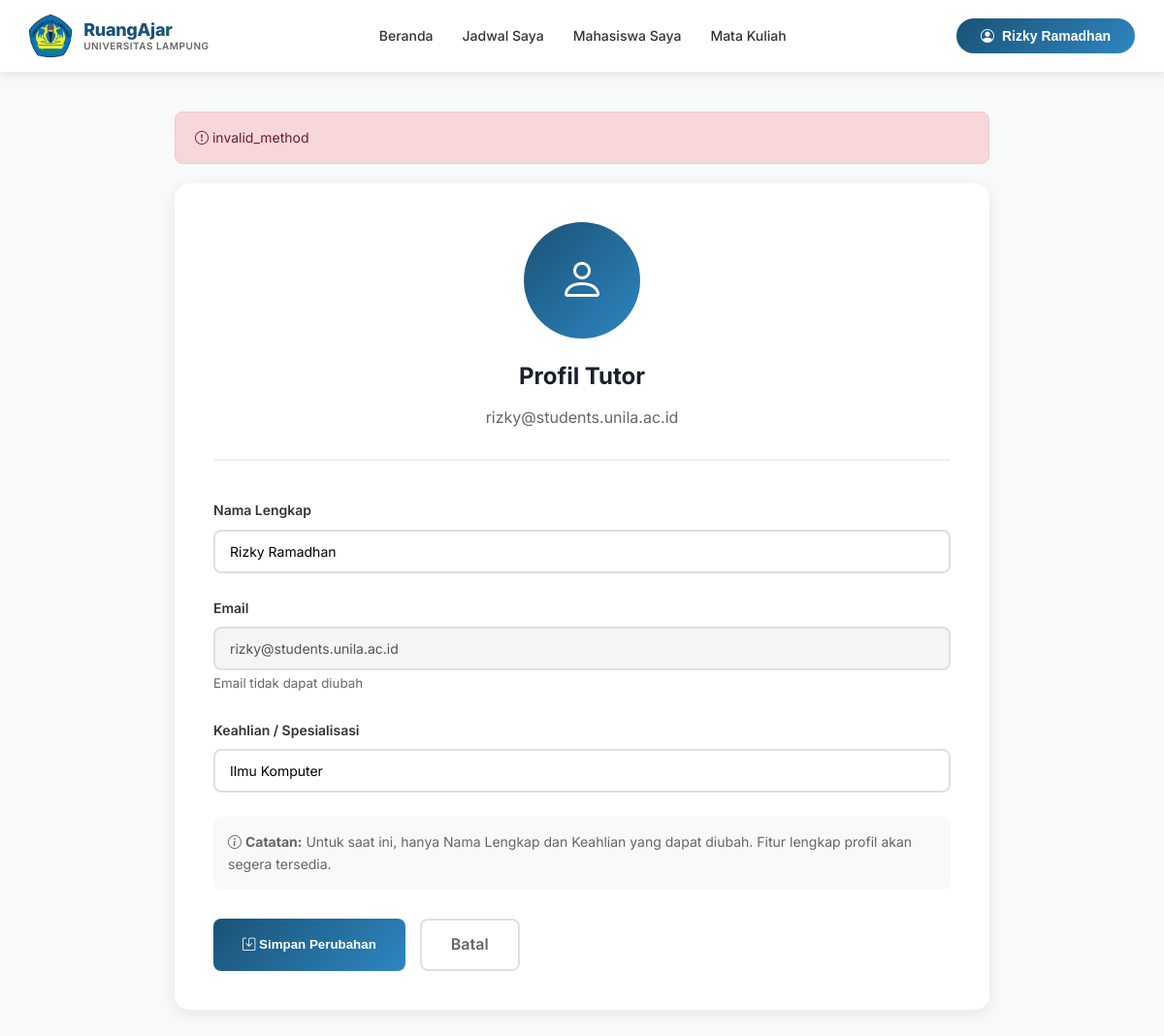
The page /frontend/pages/tutor/profil.php?error=invalid_method (signed in) on the database its author committed.
### tables this page shows
CREATE TABLE `tutor` (
  `id` int NOT NULL AUTO_INCREMENT,
  `nama_lengkap` varchar(100) NOT NULL,
  `email` varchar(100) NOT NULL,
  `npm` varchar(20) DEFAULT NULL,
  `angkatan` int DEFAULT '2022',
  `fakultas` varchar(100) DEFAULT 'FMIPA',
  `telepon` varchar(15) DEFAULT NULL,
  `keahlian` varchar(50) DEFAULT NULL,
  `pendidikan` varchar(100) DEFAULT NULL,
  `pengalaman_mengajar` int DEFAULT '0',
  `harga_per_sesi` int DEFAULT '0',
  `deskripsi` text,
  `status` enum('Aktif','Non-Aktif','Cuti') DEFAULT 'Non-Aktif',
  `rating` decimal(3,2) DEFAULT '0.00',
  `foto_profil` varchar(255) DEFAULT NULL,
  `password` varchar(255) DEFAULT NULL,
  `email_notification` tinyint(1) DEFAULT '1',
  `booking_notification` tinyint(1) DEFAULT '1',
  `reminder_notification` tinyint(1) DEFAULT '1',
  `availability_status` enum('Tersedia','Sibuk','Tidak Tersedia') DEFAULT 'Tersedia',
  `availability_note` varchar(255) DEFAULT NULL,
  `created_at` timestamp NOT NULL DEFAULT CURRENT_TIMESTAMP,
  PRIMARY KEY (`id`),
  UNIQUE KEY `email` (`email`)
);

### src/frontend/pages/tutor/profil.php (the view, shortened to what this page needs)
<?php
require_once '../../../config/database.php';
$user_email = isset($_SESSION['user_email']) ? $_SESSION['user_email'] : $_SESSION['email'];
$tutor_query = "SELECT * FROM tutor WHERE email = '$user_email' LIMIT 1";
$tutor_result = mysqli_query($conn, $tutor_query);
$tutor_data = mysqli_fetch_assoc($tutor_result);
$error = isset($_GET['error']) ? $_GET['error'] : '';
?>
<!DOCTYPE html>
<html lang="id">
<head>
    <link href="https://cdn.jsdelivr.net/npm/bootstrap-icons@1.11.3/font/bootstrap-icons.css" rel="stylesheet">
    <link rel="stylesheet" href="../../assets/css/style.css">
</head>
<body>
<?php include '../../layouts/header_tutor.php'; ?>
<div class="profile-container">
    <?php if ($error): ?>
        <div class="alert alert-danger">
            <i class="bi bi-exclamation-circle"></i> <?php echo htmlspecialchars($error); ?>
        </div>
    <?php endif; ?>
    <div class="profile-card">
        <div class="profile-header">
            <div class="profile-avatar">
                <i class="bi bi-person"></i>
            </div>
            <h2 style="margin: 0 0 10px 0; color: #1a202c;">Profil Tutor</h2>
            <p style="color: #666; margin: 0;"><?php echo htmlspecialchars($tutor_data['email']); ?></p>
        </div>
        <form action="../../../backend/tutor/update_profile.php" method="POST">
            <div class="form-group">
                <label class="form-label">Nama Lengkap</label>
                <input type="text" name="nama_lengkap" class="form-control" value="<?php echo htmlspecialchars($tutor_data['nama_lengkap'] ?? ''); ?>" required>
            </div>
            <div class="form-group">
                <label class="form-label">Email</label>
                <input type="email" class="form-control" value="<?php echo htmlspecialchars($tutor_data['email']); ?>" disabled style="background: #f5f5f5;">
                <small style="color: #666;">Email tidak dapat diubah</small>
            </div>
            <div class="form-group">
                <label class="form-label">Keahlian / Spesialisasi</label>
                <input type="text" name="keahlian" class="form-control" value="<?php echo htmlspecialchars($tutor_data['keahlian'] ?? ''); ?>" placeholder="Contoh: Matematika & Fisika">
            </div>
            <div style="padding: 15px; background: #f8f9fa; border-radius: 8px; margin: 20px 0;">
                <p style="margin: 0; color: #666; font-size: 14px;">
                    <i class="bi bi-info-circle"></i> <strong>Catatan:</strong> Untuk saat ini, hanya Nama Lengkap dan Keahlian yang dapat diubah. Fitur lengkap profil akan segera tersedia.
                </p>
            </div>
            <div style="display: flex; gap: 15px; margin-top: 30px;">
                <button type="submit" class="btn-save">
                    <i class="bi bi-save"></i> Simpan Perubahan
                </button>
                <a href="dashboard_tutor.php" style="padding: 12px 30px; border: 2px solid #e0e0e0; border-radius: 8px; text-decoration: none; color: #666; font-weight: 600;">
                    Batal
                </a>
            </div>
        </form>
    </div>
</div>
</body>
</html>

### src/frontend/layouts/header_tutor.php (shortened to what this page needs)
<nav class="sb-navbar">
    <div class="sb-nav-container">
        <a href="dashboard_tutor.php" class="sb-brand">
            <img src="../../../assets/img/logo_unila_resmi.png" alt="Unila Logo">
            <div class="sb-brand-text">
                <span class="sb-brand-name">RuangAjar</span>
                <span class="sb-brand-sub">Universitas Lampung</span>
            </div>
        </a>
        <ul class="sb-menu">
            <li><a href="dashboard_tutor.php" class="<?php echo basename($_SERVER['PHP_SELF']) == 'dashboard_tutor.php' ? 'active' : ''; ?>">Beranda</a></li>
            <li><a href="jadwal_saya.php" class="<?php echo basename($_SERVER['PHP_SELF']) == 'jadwal_saya.php' ? 'active' : ''; ?>">Jadwal Saya</a></li>
            <li><a href="mahasiswa_saya.php" class="<?php echo basename($_SERVER['PHP_SELF']) == 'mahasiswa_saya.php' ? 'active' : ''; ?>">Mahasiswa Saya</a></li>
            <li><a href="mata_pelajaran.php" class="<?php echo basename($_SERVER['PHP_SELF']) == 'mata_pelajaran.php' ? 'active' : ''; ?>">Mata Kuliah</a></li>
        </ul>
        <div style="display: flex; gap: 10px; align-items: center;">
            <div style="position: relative;">
                <button onclick="toggleDropdown()" class="sb-daftar">
                    <i class="bi bi-person-circle"></i> <?php echo isset($tutor_data['nama_lengkap']) ? htmlspecialchars($tutor_data['nama_lengkap']) : 'Profil'; ?>
                </button>
            </div>
        </div>
    </div>
</nav>

### src/frontend/assets/css/style.css (style rules this page uses)
:root { --primary: #1a5276; --primary-dark: #154360; --primary-light: #2e86c1; --primary-soft: #eaf2f8; --accent: #f39c12; --accent-dark: #d68910; --bg: #f8f9fa; --card: #ffffff; --dark: #1a202c; --muted: #64748b; --border: rgba(0,0,0,0.08); --shadow: 0 4px 24px rgba(26,82,118,0.08); --radius: 14px; --success: #27ae60; --danger: #e74c3c; }
* { box-sizing: border-box; }
body { margin: 0; background: var(--bg); font-family: 'Inter', sans-serif; color: var(--dark); line-height: 1.6; }
.sb-navbar { background: #fff; padding: 0; position: sticky; top: 0; z-index: 100; border-bottom: 1px solid var(--border); box-shadow: 0 1px 8px rgba(0,0,0,0.04); }
.sb-nav-container { max-width: 1200px; margin: auto; padding: 18px 24px; display: flex; align-items: center; justify-content: space-between; }
.sb-brand { display: flex; align-items: center; gap: 10px; text-decoration: none; }
.sb-brand-text { display: flex; flex-direction: column; line-height: 1.15; }
.sb-brand-name { font-size: 18px; font-weight: 800; color: var(--primary); letter-spacing: -0.3px; }
.sb-brand-sub { font-size: 10px; font-weight: 500; color: var(--muted); letter-spacing: 0.5px; }
.sb-menu { display: flex; list-style: none; gap: 8px; margin: 0; padding: 0; }
.sb-menu a { text-decoration: none; color: var(--muted); font-weight: 500; font-size: 14px; padding: 8px 14px; border-radius: 8px; transition: all 0.2s; }
.sb-daftar { padding: 8px 20px; border-radius: 8px; background: var(--primary); color: #fff; font-weight: 600; font-size: 14px; text-decoration: none; border: none; cursor: pointer; transition: all 0.2s; }
.form-group { margin-bottom: 18px; }
.form-label { display: block; font-weight: 600; color: var(--dark); margin-bottom: 6px; font-size: 14px; }
.form-control { width: 100%; padding: 11px 14px; border: 1.5px solid #d5dbdb; border-radius: 8px; font-size: 14px; font-family: inherit; transition: border-color 0.2s; box-sizing: border-box; }
.alert { padding: 12px 16px; border-radius: 8px; margin-bottom: 16px; font-size: 14px; }
html { overflow-y: scroll; }

### src/frontend/pages/tutor/profil.php (style rules this page uses)
.sb-navbar { background: white; box-shadow: 0 2px 10px rgba(0,0,0,0.1); position: sticky; top: 0; z-index: 100; }
.sb-nav-container { max-width: 1400px; margin: 0 auto; padding: 15px 30px; display: flex; justify-content: space-between; align-items: center; }
.sb-brand { display: flex; align-items: center; gap: 12px; font-size: 24px; font-weight: 700; color: #1a5276; }
.sb-menu { display: flex; gap: 30px; list-style: none; margin: 0; padding: 0; }
.sb-menu li a { text-decoration: none; color: #333; font-weight: 500; transition: color 0.3s; }
.sb-daftar { display: flex; align-items: center; gap: 8px; background: linear-gradient(135deg, #1a5276, #2e86c1); color: white; padding: 10px 25px; border-radius: 25px; border: none; cursor: pointer; font-weight: 600; }
.profile-container { max-width: 900px; margin: 40px auto; padding: 0 30px; }
.profile-card { background: white; border-radius: 15px; padding: 40px; box-shadow: 0 4px 15px rgba(0,0,0,0.08); }
.profile-header { text-align: center; margin-bottom: 40px; padding-bottom: 30px; border-bottom: 2px solid #f0f0f0; }
.profile-avatar { width: 120px; height: 120px; border-radius: 50%; background: linear-gradient(135deg, #1a5276, #2e86c1); color: white; display: flex; align-items: center; justify-content: center; font-size: 48px; margin: 0 auto 20px; }
.form-group { margin-bottom: 25px; }
.form-label { font-weight: 600; color: #333; margin-bottom: 8px; display: block; }
.form-control { width: 100%; padding: 12px 15px; border: 2px solid #e0e0e0; border-radius: 8px; font-size: 14px; transition: all 0.3s; }
.btn-save { background: linear-gradient(135deg, #1a5276, #2e86c1); color: white; padding: 12px 30px; border: none; border-radius: 8px; font-weight: 600; cursor: pointer; transition: all 0.3s; }
.alert { padding: 15px 20px; border-radius: 8px; margin-bottom: 20px; }
.alert-danger { background: #f8d7da; color: #721c24; border: 1px solid #f5c6cb; }

### rows shown on the page
tutor: nama_lengkap "Rizky Ramadhan", email "rizky@students.unila.ac.id", keahlian "Ilmu Komputer"

### other values the page prints
$error "invalid_method"
